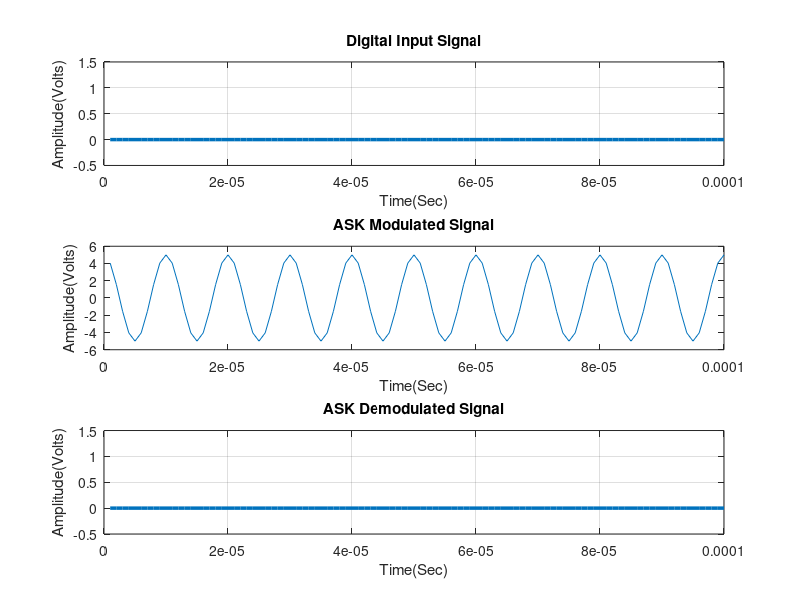

Source code (MATLAB):
% <<<<<<<<<<<<<<<<<<<< ASK Modulation and Demodulation >>>>>>>>>>>>>>>>>>>>

clc, clear all, close all;


% ******************* Digital/Binary input information ********************

x = input('Enter Digital Input Information = ');   % Binary information as stream of bits (binary signal 0 or 1)
N = length(x);
Tb = 0.0001;   %Data rate = 1MHz i.e., bit period (second)
disp('Binary Input Information at Transmitter: ');
disp(x);


% ************* Represent input information as digital signal *************

nb = 100;   % Digital signal per bit
digit = []; 
for n = 1:1:N
    if x(n) == 1;
       sig = ones(1,nb);
    else x(n) == 0;
        sig = zeros(1,nb);
    end
     digit = [digit sig];
end

t1 = Tb/nb:Tb/nb:nb*N*(Tb/nb);   % Time period
figure('Name','ASK Modulation and Demodulation','NumberTitle','off');
subplot(3,1,1);
plot(t1,digit,'LineWidth',2.5);
grid on;
axis([0 Tb*N -0.5 1.5]);
xlabel('Time(Sec)');
ylabel('Amplitude(Volts)');
title('Digital Input Signal');


% **************************** ASK Modulation *****************************

Ac1 = 12;     % Carrier amplitude for binary input '1'
Ac2 = 5;      % Carrier amplitude for binary input '0'
br = 1/Tb;    % Bit rate
Fc = br*10;   % Carrier frequency 
t2 = Tb/nb:Tb/nb:Tb;   % Signal time             

mod = [];
for (i = 1:1:N)
    if (x(i) == 1)
        y = Ac1*cos(2*pi*Fc*t2);   % Modulation signal with carrier signal 1
    else
        y = Ac2*cos(2*pi*Fc*t2);   % Modulation signal with carrier signal 2
    end
    mod = [mod y];
end

t3 = Tb/nb:Tb/nb:Tb*N;   % Time period
subplot(3,1,2);
plot(t3,mod);
xlabel('Time(Sec)');
ylabel('Amplitude(Volts)');
title('ASK Modulated Signal');


% ********************* Transmitted signal x ******************************

x = mod;


% ********************* Channel model h and w *****************************

h = 1;   % Signal fading 
w = 0;   % Noise


% ********************* Received signal y *********************************

y = h.*x + w;   % Convolution



% *************************** ASK Demodulation ****************************

s = length(t2);
demod = [];
for n = s:s:length(y)
  t4 = Tb/nb:Tb/nb:Tb;    % Time period
  c = cos(2*pi*Fc*t4);    % Carrier signal 
  mm = c.*y((n-(s-1)):n); % Convolution 
  t5 = Tb/nb:Tb/nb:Tb;
  z = trapz(t5,mm);       % Intregation 
  rz = round((2*z/Tb));
  Ac = ((Ac1 + Ac2)/2);   % Average of carrier amplitudes
  if(rz > Ac)             % Logical condition 
    a = 1;
  else
    a = 0;
  end
  demod = [demod a];
end

disp('Demodulated Binary Information at Receiver: ');
disp(demod);

% ********** Represent demodulated information as digital signal **********


digit = [];
for n = 1:length(demod);
    if demod(n) == 1;
       sig = ones(1,nb);
    else demod(n) == 0;
        sig = zeros(1,nb);
    end
     digit = [digit sig];
end

t5 = Tb/nb:Tb/nb:nb*length(demod)*(Tb/nb);   % Time period
subplot(3,1,3)
plot(t5,digit,'LineWidth',2.5);grid on;
axis([0 Tb*length(demod) -0.5 1.5]);
xlabel('Time(Sec)');
ylabel('Amplitude(Volts)');
title('ASK Demodulated Signal');

% ************************** End of the program ***************************


% input
% [ 1 0 0 1 1 0 1]